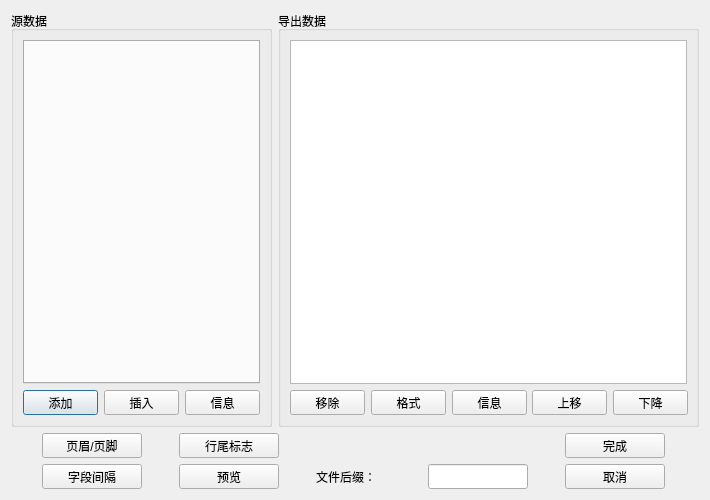
<?xml version="1.0" encoding="UTF-8"?>
<ui version="4.0">
 <class>DefineExportProfileDialog</class>
 <widget class="QDialog" name="DefineExportProfileDialog">
  <property name="geometry">
   <rect>
    <x>0</x>
    <y>0</y>
    <width>710</width>
    <height>500</height>
   </rect>
  </property>
  <property name="minimumSize">
   <size>
    <width>710</width>
    <height>500</height>
   </size>
  </property>
  <property name="maximumSize">
   <size>
    <width>710</width>
    <height>500</height>
   </size>
  </property>
  <property name="windowTitle">
   <string>数据导出配置</string>
  </property>
  <layout class="QVBoxLayout" name="verticalLayout">
   <item>
    <layout class="QHBoxLayout" name="VariablesDisplayHorizontalLayout">
     <item>
      <widget class="QGroupBox" name="source_variables_groupBox">
       <property name="sizePolicy">
        <sizepolicy hsizetype="Preferred" vsizetype="Expanding">
         <horstretch>0</horstretch>
         <verstretch>0</verstretch>
        </sizepolicy>
       </property>
       <property name="title">
        <string>源数据</string>
       </property>
       <layout class="QVBoxLayout" name="verticalLayout_3">
        <item>
         <widget class="QTabWidget" name="source_variables_tabWidget"/>
        </item>
        <item>
         <layout class="QHBoxLayout" name="SourceVariableOperationHorizontalLayout">
          <item>
           <widget class="QPushButton" name="source_variable_add_pushButton">
            <property name="minimumSize">
             <size>
              <width>75</width>
              <height>25</height>
             </size>
            </property>
            <property name="maximumSize">
             <size>
              <width>75</width>
              <height>25</height>
             </size>
            </property>
            <property name="text">
             <string>添加</string>
            </property>
           </widget>
          </item>
          <item>
           <widget class="QPushButton" name="source_variable_insert_pushButton">
            <property name="minimumSize">
             <size>
              <width>75</width>
              <height>25</height>
             </size>
            </property>
            <property name="maximumSize">
             <size>
              <width>75</width>
              <height>25</height>
             </size>
            </property>
            <property name="text">
             <string>插入</string>
            </property>
           </widget>
          </item>
          <item>
           <widget class="QPushButton" name="source_variable_info_pushButton">
            <property name="minimumSize">
             <size>
              <width>75</width>
              <height>25</height>
             </size>
            </property>
            <property name="maximumSize">
             <size>
              <width>75</width>
              <height>25</height>
             </size>
            </property>
            <property name="text">
             <string>信息</string>
            </property>
           </widget>
          </item>
         </layout>
        </item>
       </layout>
      </widget>
     </item>
     <item>
      <widget class="QGroupBox" name="export_variables_groupBox">
       <property name="sizePolicy">
        <sizepolicy hsizetype="Preferred" vsizetype="Expanding">
         <horstretch>0</horstretch>
         <verstretch>0</verstretch>
        </sizepolicy>
       </property>
       <property name="title">
        <string>导出数据</string>
       </property>
       <layout class="QVBoxLayout" name="verticalLayout_2">
        <item>
         <widget class="QListWidget" name="export_variables_listWidget"/>
        </item>
        <item>
         <layout class="QHBoxLayout" name="ExportVariablesOperationHorizontalLayout">
          <item>
           <widget class="QPushButton" name="export_variable_remove_pushButton">
            <property name="minimumSize">
             <size>
              <width>75</width>
              <height>25</height>
             </size>
            </property>
            <property name="maximumSize">
             <size>
              <width>75</width>
              <height>25</height>
             </size>
            </property>
            <property name="text">
             <string>移除</string>
            </property>
           </widget>
          </item>
          <item>
           <widget class="QPushButton" name="export_variable_format_pushButton">
            <property name="minimumSize">
             <size>
              <width>75</width>
              <height>25</height>
             </size>
            </property>
            <property name="maximumSize">
             <size>
              <width>75</width>
              <height>25</height>
             </size>
            </property>
            <property name="text">
             <string>格式</string>
            </property>
           </widget>
          </item>
          <item>
           <widget class="QPushButton" name="export_variable_info_pushButton">
            <property name="minimumSize">
             <size>
              <width>75</width>
              <height>25</height>
             </size>
            </property>
            <property name="maximumSize">
             <size>
              <width>75</width>
              <height>25</height>
             </size>
            </property>
            <property name="text">
             <string>信息</string>
            </property>
           </widget>
          </item>
          <item>
           <widget class="QPushButton" name="export_variable_up_pushButton">
            <property name="minimumSize">
             <size>
              <width>75</width>
              <height>25</height>
             </size>
            </property>
            <property name="maximumSize">
             <size>
              <width>75</width>
              <height>25</height>
             </size>
            </property>
            <property name="text">
             <string>上移</string>
            </property>
           </widget>
          </item>
          <item>
           <widget class="QPushButton" name="export_variable_down_pushButton">
            <property name="minimumSize">
             <size>
              <width>75</width>
              <height>25</height>
             </size>
            </property>
            <property name="maximumSize">
             <size>
              <width>75</width>
              <height>25</height>
             </size>
            </property>
            <property name="text">
             <string>下降</string>
            </property>
           </widget>
          </item>
         </layout>
        </item>
       </layout>
      </widget>
     </item>
    </layout>
   </item>
   <item>
    <layout class="QGridLayout" name="gridLayout">
     <item row="0" column="0">
      <widget class="QPushButton" name="header_footer_pushButton">
       <property name="minimumSize">
        <size>
         <width>100</width>
         <height>25</height>
        </size>
       </property>
       <property name="maximumSize">
        <size>
         <width>100</width>
         <height>25</height>
        </size>
       </property>
       <property name="text">
        <string>页眉/页脚</string>
       </property>
      </widget>
     </item>
     <item row="0" column="1">
      <widget class="QPushButton" name="line_teminator_pushButton">
       <property name="minimumSize">
        <size>
         <width>100</width>
         <height>25</height>
        </size>
       </property>
       <property name="maximumSize">
        <size>
         <width>100</width>
         <height>25</height>
        </size>
       </property>
       <property name="text">
        <string>行尾标志</string>
       </property>
      </widget>
     </item>
     <item row="0" column="4">
      <widget class="QPushButton" name="ok_pushButton">
       <property name="minimumSize">
        <size>
         <width>100</width>
         <height>25</height>
        </size>
       </property>
       <property name="maximumSize">
        <size>
         <width>100</width>
         <height>25</height>
        </size>
       </property>
       <property name="text">
        <string>完成</string>
       </property>
      </widget>
     </item>
     <item row="1" column="0">
      <widget class="QPushButton" name="field_separator_pushButton">
       <property name="minimumSize">
        <size>
         <width>100</width>
         <height>25</height>
        </size>
       </property>
       <property name="maximumSize">
        <size>
         <width>100</width>
         <height>25</height>
        </size>
       </property>
       <property name="text">
        <string>字段间隔</string>
       </property>
      </widget>
     </item>
     <item row="1" column="1">
      <widget class="QPushButton" name="preview_pushButton">
       <property name="minimumSize">
        <size>
         <width>100</width>
         <height>25</height>
        </size>
       </property>
       <property name="maximumSize">
        <size>
         <width>100</width>
         <height>25</height>
        </size>
       </property>
       <property name="text">
        <string>预览</string>
       </property>
      </widget>
     </item>
     <item row="1" column="2">
      <widget class="QLabel" name="file_extension_label">
       <property name="minimumSize">
        <size>
         <width>75</width>
         <height>25</height>
        </size>
       </property>
       <property name="maximumSize">
        <size>
         <width>75</width>
         <height>25</height>
        </size>
       </property>
       <property name="text">
        <string>文件后缀：</string>
       </property>
      </widget>
     </item>
     <item row="1" column="3">
      <widget class="QLineEdit" name="file_extension_lineEdit">
       <property name="minimumSize">
        <size>
         <width>100</width>
         <height>25</height>
        </size>
       </property>
       <property name="maximumSize">
        <size>
         <width>100</width>
         <height>25</height>
        </size>
       </property>
      </widget>
     </item>
     <item row="1" column="4">
      <widget class="QPushButton" name="cancel_pushButton">
       <property name="minimumSize">
        <size>
         <width>100</width>
         <height>25</height>
        </size>
       </property>
       <property name="maximumSize">
        <size>
         <width>100</width>
         <height>25</height>
        </size>
       </property>
       <property name="text">
        <string>取消</string>
       </property>
      </widget>
     </item>
    </layout>
   </item>
  </layout>
 </widget>
 <resources/>
 <connections/>
</ui>
